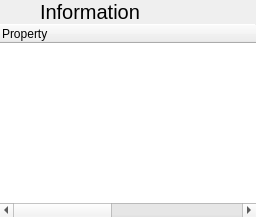
     <widget class="QWidget" name="information">
      <property name="autoFillBackground">
       <bool>true</bool>
      </property>
      <layout class="QVBoxLayout" name="verticalLayout_6">
       <property name="spacing">
        <number>0</number>
       </property>
       <property name="leftMargin">
        <number>0</number>
       </property>
       <property name="topMargin">
        <number>0</number>
       </property>
       <property name="rightMargin">
        <number>0</number>
       </property>
       <property name="bottomMargin">
        <number>0</number>
       </property>
       <item>
        <layout class="QHBoxLayout" name="horizontalLayout_12">
         <property name="spacing">
          <number>0</number>
         </property>
         <item>
          <widget class="QPushButton" name="InformationBackButton">
           <property name="sizePolicy">
            <sizepolicy hsizetype="Preferred" vsizetype="Preferred">
             <horstretch>0</horstretch>
             <verstretch>0</verstretch>
            </sizepolicy>
           </property>
           <property name="text">
            <string/>
           </property>
           <property name="icon">
            <iconset theme="go-previous">
             <normaloff>.</normaloff>.</iconset>
           </property>
           <property name="flat">
            <bool>true</bool>
           </property>
          </widget>
         </item>
         <item>
          <widget class="QLabel" name="label_12">
           <property name="sizePolicy">
            <sizepolicy hsizetype="Expanding" vsizetype="Preferred">
             <horstretch>0</horstretch>
             <verstretch>0</verstretch>
            </sizepolicy>
           </property>
           <property name="font">
            <font>
             <pointsize>15</pointsize>
            </font>
           </property>
           <property name="text">
            <string>Information</string>
           </property>
           <property name="margin">
            <number>9</number>
           </property>
          </widget>
         </item>
        </layout>
       </item>
       <item>
        <widget class="Line" name="line_7">
         <property name="maximumSize">
          <size>
           <width>16777215</width>
           <height>1</height>
          </size>
         </property>
         <property name="orientation">
          <enum>Qt::Horizontal</enum>
         </property>
        </widget>
       </item>
       <item>
        <widget class="QTreeWidget" name="InformationTable">
         <property name="frameShape">
          <enum>QFrame::NoFrame</enum>
         </property>
         <property name="columnCount">
          <number>2</number>
         </property>
         <attribute name="headerDefaultSectionSize">
          <number>300</number>
         </attribute>
         <column>
          <property name="text">
           <string>Property</string>
          </property>
         </column>
         <column>
          <property name="text">
           <string>Value</string>
          </property>
         </column>
        </widget>
       </item>
      </layout>
     </widget>
